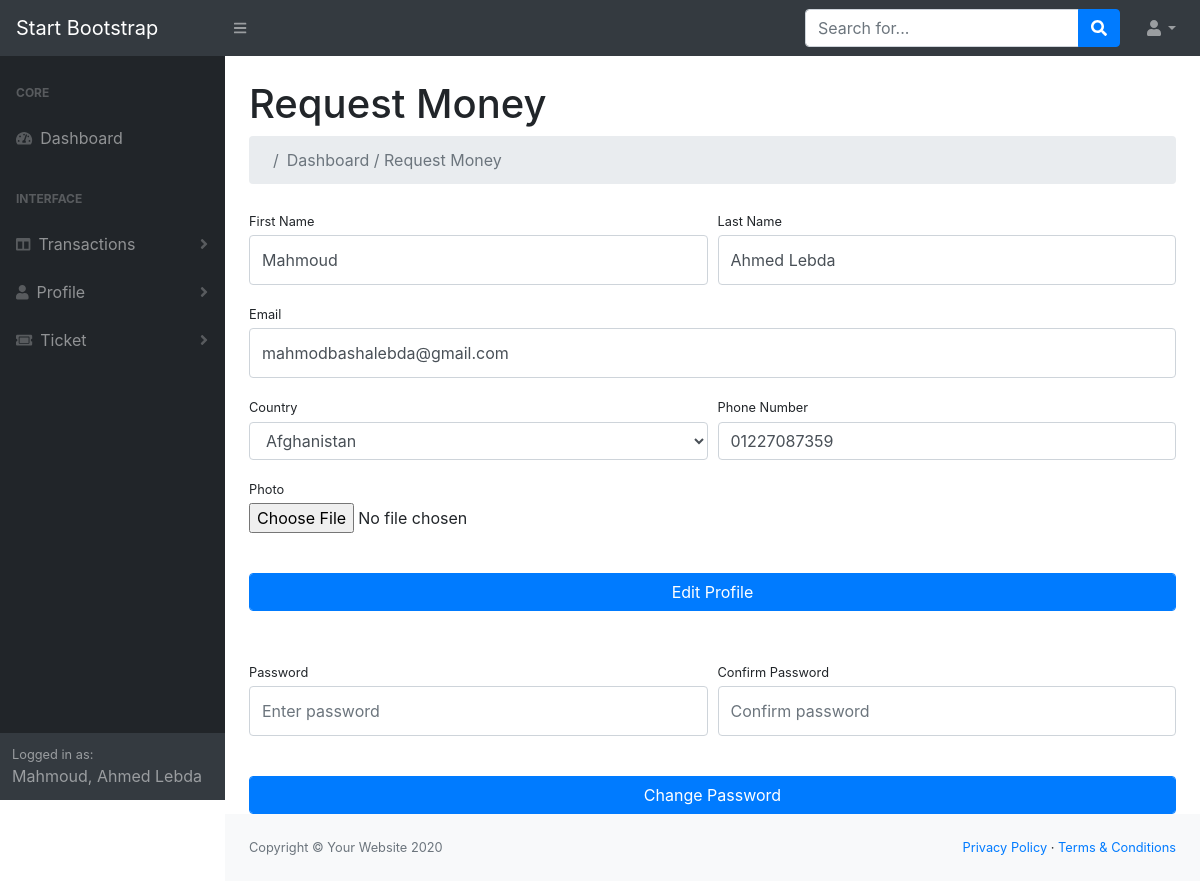
The page /User/edit.php (signed in) on the database its author committed.
### tables this page shows
CREATE TABLE `users` (
  `id` tinyint(11) NOT NULL,
  `firstname` varchar(255) NOT NULL,
  `lastname` varchar(255) NOT NULL,
  `country` varchar(255) NOT NULL,
  `balance` decimal(10,0) NOT NULL DEFAULT 100,
  `image` varchar(255) NOT NULL,
  `email` varchar(255) NOT NULL,
  `password` char(150) NOT NULL,
  `mobile` char(11) NOT NULL,
  `date` timestamp NOT NULL DEFAULT current_timestamp() ON UPDATE current_timestamp(),
  `role` enum('user','admin') NOT NULL DEFAULT 'user',
  `verify` tinyint(1) NOT NULL DEFAULT 0
);

### User/edit.php (the view, shortened to what this page needs)
<?php
require '../helpers/functions.php';
$userId = $_SESSION['user']['id'];
$sql = "select * from users where id = $userId";
$op  = mysqli_query($con, $sql);
$data = mysqli_fetch_assoc($op);
?>
<!DOCTYPE html>
<html lang="en">
<head>
    <link href="../assets/css/styles.css" rel="stylesheet" />
    <link href="https://cdn.datatables.net/1.10.20/css/dataTables.bootstrap4.min.css" rel="stylesheet" />
</head>
<body class="sb-nav-fixed">
<?php include '../layouts/navBar.php' ?>
<div id="layoutSidenav">
    <div id="layoutSidenav_nav">
        <nav class="sb-sidenav accordion sb-sidenav-dark" id="sidenavAccordion">
            <div class="sb-sidenav-menu">
                <?php include '../layouts/sideNav.php' ?>
            </div>
            <div class="sb-sidenav-footer">
                <div class="small">Logged in as:</div>
                <?php echo $_SESSION['user']['firstname'] .', ' . $_SESSION['user']['lastname'] ?>
            </div>
        </nav>
    </div>
    <div id="layoutSidenav_content">
        <main>
            <div class="container-fluid">
                <h1 class="mt-4">Request Money</h1>
                <ol class="breadcrumb mb-4">
                    <li class="breadcrumb-item active">
                    </li>
                </ol>
                <div class="row">
                    <div class="col-md-12">
                        <form action="<?php echo htmlspecialchars($_SERVER['PHP_SELF']); ?>" method="post" enctype="multipart/form-data">
                            <div class="form-row">
                                <div class="col-md-6">
                                    <div class="form-group">
                                        <label class="small mb-1" for="inputFirstName">First Name</label>
                                        <input name="first_name" value="<?php echo $data['firstname'] ?>" class="form-control py-4" id="inputFirstName" type="text" placeholder="Enter first name" />
                                    </div>
                                </div>
                                <div class="col-md-6">
                                    <div class="form-group">
                                        <label class="small mb-1" for="inputLastName">Last Name</label>
                                        <input name="last_name" value="<?php echo $data['lastname'] ?>" class="form-control py-4" id="inputLastName" type="text" placeholder="Enter last name" />
                                    </div>
                                </div>
                            </div>
                            <div class="form-group">
                                <label class="small mb-1" for="inputEmailAddress">Email</label>
                                <input name="email" value="<?php echo $data['email'] ?>" class="form-control py-4" id="inputEmailAddress" type="email" aria-describedby="emailHelp" placeholder="Enter email address" />
                            </div>
                            <div class="form-row">
                                <div class="col-md-6">
                                    <div class="form-group">
                                        <label class="small mb-1" for="inputConfirmPassword">Country</label>
                                        <select  id="country" name="country" class="form-control">
                                            <option value="Afganistan">Afghanistan</option>
                                        </select>
                                    </div>
                                </div>
                                <div class="col-md-6">
                                    <div class="form-group">
                                        <label class="small mb-1" for="inputConfirmPassword">Phone Number</label>
                                        <input class="form-control" value="<?php echo $data['mobile'] ?>" type="tel" id="phone" name="mobile" >
                                    </div>
                                </div>
                                <div class="col-md-6">
                                    <div class="form-group">
                                        <label class="small mb-1" for="inputConfirmPassword">Photo</label>
                                        <input name="image" type="file" class="form-control-file" id="exampleFormControlFile1">
                                    </div>
                                </div>
                            </div>
                            <div class="form-group mt-4 mb-0">
                                <button class="form-control btn btn-primary btn-block">Edit Profile</button>
                            </div>
                        </form>
                        <form action="auth/changepassword.php" method="post">
                            <div class="form-row">
                                <div class="col-md-6">
                                    <div class="form-group">
                                        <label class="small mb-1" for="inputPassword">Password</label>
                                        <input name="password" class="form-control py-4" id="inputPassword" type="password" placeholder="Enter password" />
                                    </div>
                                </div>
                                <div class="col-md-6">
                                    <div class="form-group">
                                        <label class="small mb-1" for="inputConfirmPassword">Confirm Password</label>
                                        <input name="password_confirmation" class="form-control py-4" id="inputConfirmPassword" type="password" placeholder="Confirm password" />
                                    </div>
                                </div>
                            </div>
                            <div class="form-group mt-4 mb-0">
                                <button class="form-control btn btn-primary btn-block">Change Password</button>
                            </div>
                        </form>
                    </div>
                </div>
            </div>
        </main>
        <?php include '../layouts/footer.php'?>
    </div>
</div>
</body>
</html>

### rows shown on the page
users: first_name "Mahmoud", last_name "Ahmed Lebda", email "mahmodbashalebda@gmail.com", mobile "01227087359"

### other values the page prints
$_SESSION['user']['firstname'] "Mahmoud"
$_SESSION['user']['lastname'] "Ahmed Lebda"
$text "Dashboard / Request Money"
